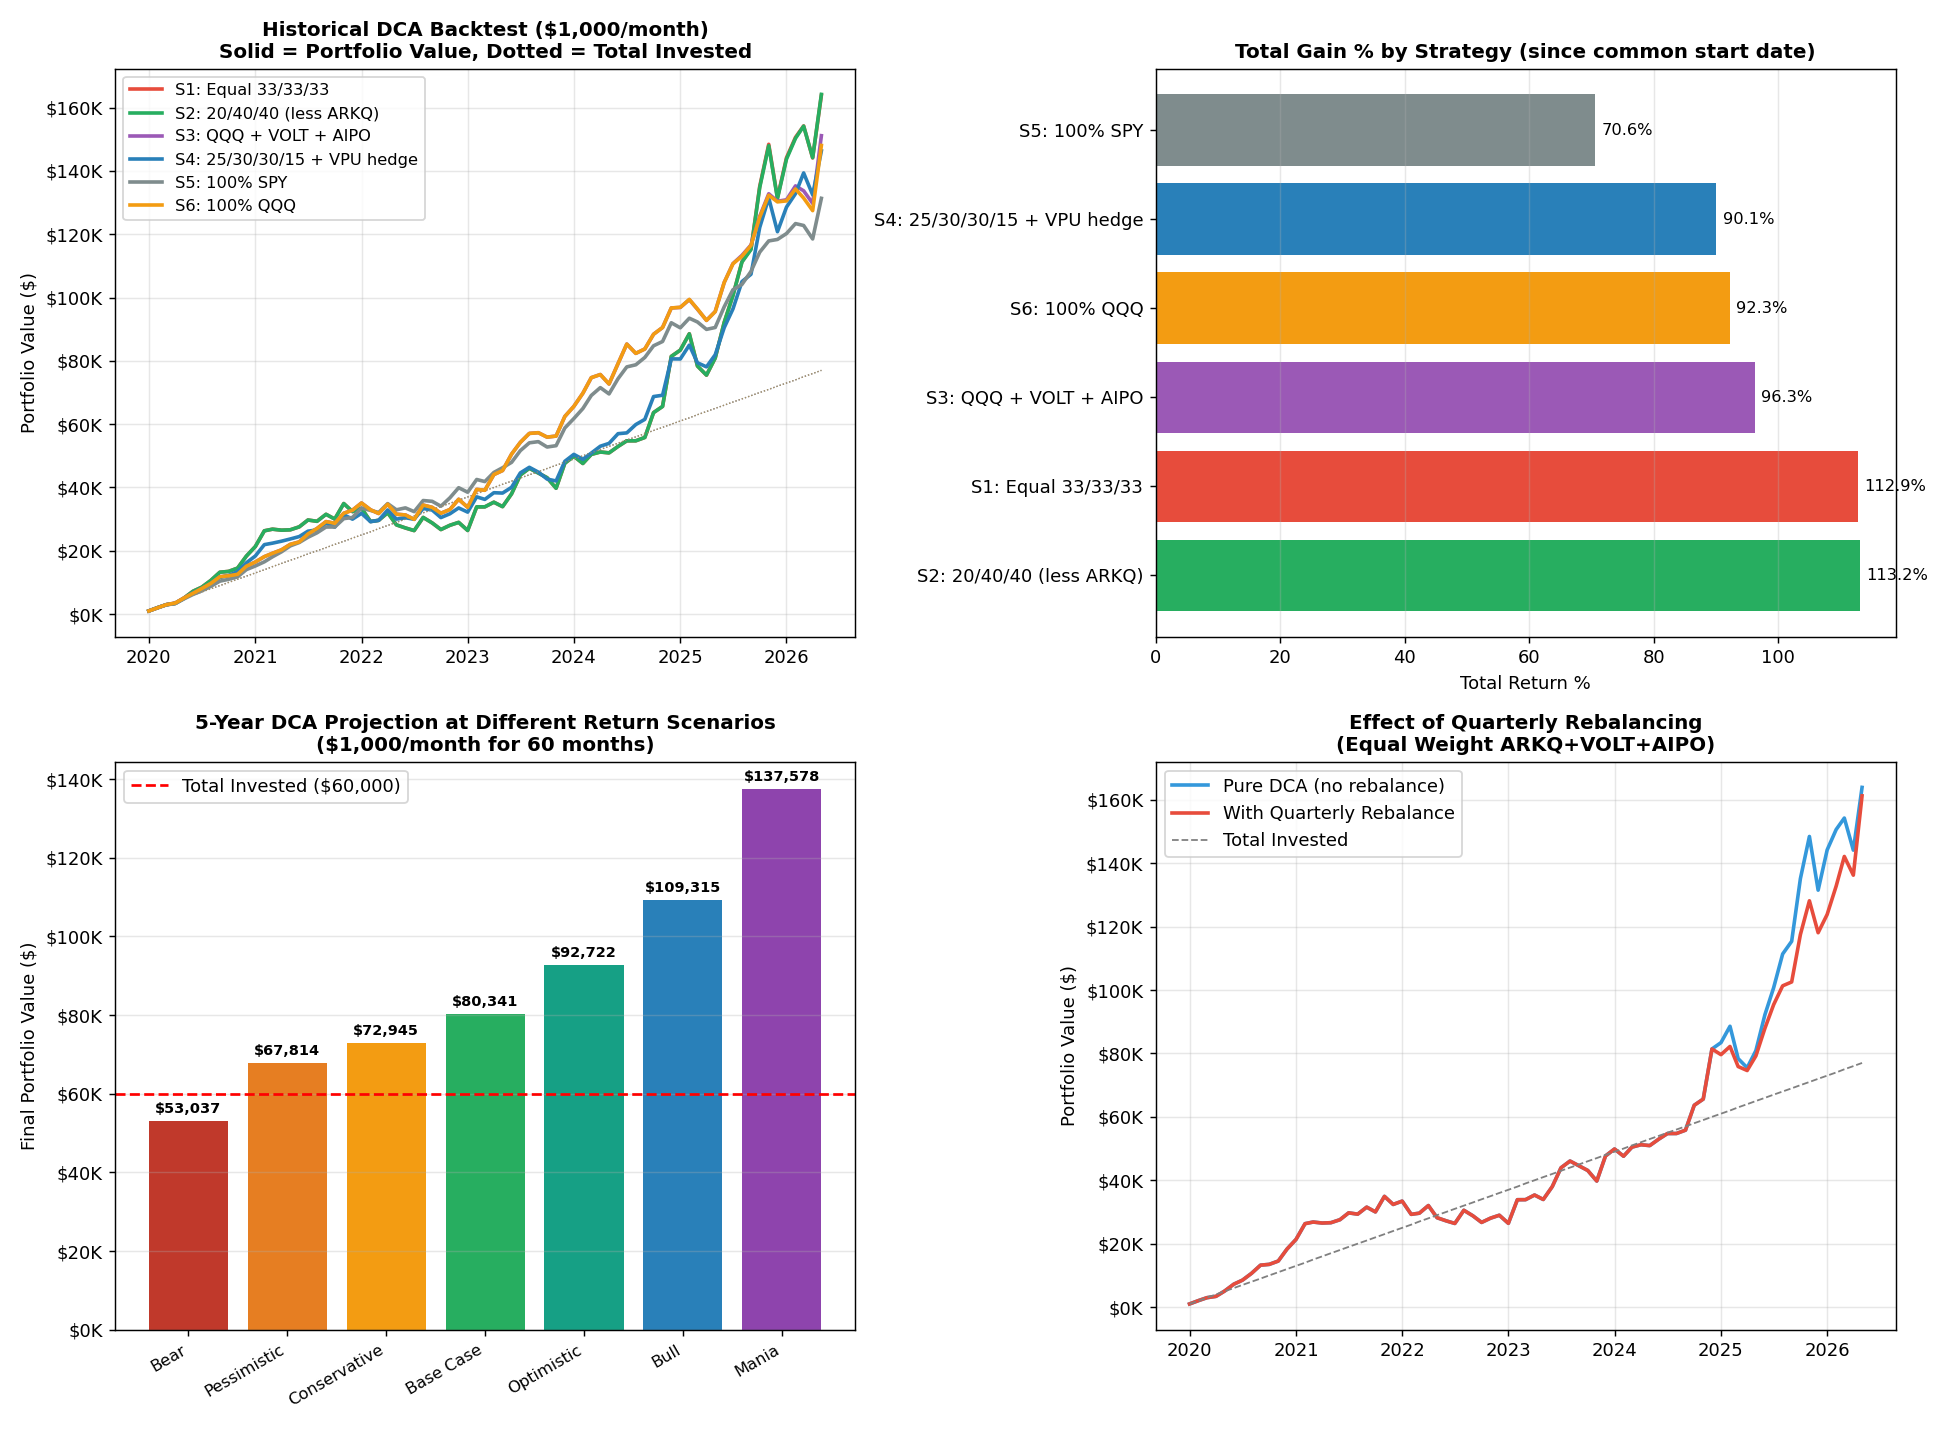

Write Python code to recreate this figure.
"""
DCA Strategy Analysis: ARKQ + VOLT + AIPO
Compares multiple strategies for maximum compound returns over 5 years.
"""
import yfinance as yf
import pandas as pd
import numpy as np
import matplotlib.pyplot as plt
import matplotlib.dates as mdates
from datetime import datetime

plt.rcParams['font.sans-serif'] = ['DejaVu Sans']
plt.rcParams['axes.unicode_minus'] = False

# ============================================================
# 1. DOWNLOAD DATA
# ============================================================
tickers = ["ARKQ", "VOLT", "AIPO", "SPY", "QQQ", "VPU"]
print("Downloading historical data...")
data = yf.download(tickers, start="2020-01-01", auto_adjust=True, progress=False)["Close"]
print(f"Data range: {data.index[0].date()} to {data.index[-1].date()}\n")

# ============================================================
# 2. HISTORICAL BACKTEST OF DCA STRATEGIES
# ============================================================
def simulate_dca(prices, monthly_amount, allocation, rebalance=False):
    """Simulate monthly DCA. allocation dict: ticker -> target weight"""
    monthly = prices.resample('MS').first().dropna(how='all')
    monthly = monthly[[t for t in allocation if t in monthly.columns]]

    shares = {t: 0.0 for t in allocation}
    total_invested = 0.0
    history = []

    for date, row in monthly.iterrows():
        # Skip if any allocated ticker has no price yet
        valid_tickers = [t for t in allocation if t in row.index and not pd.isna(row[t])]
        if not valid_tickers:
            continue

        # Compute current portfolio value
        current_value = sum(shares[t] * row[t] for t in valid_tickers if not pd.isna(row[t]))

        if rebalance and total_invested > 0:
            # Rebalance: redistribute current portfolio + new contribution to target weights
            total_pool = current_value + monthly_amount
            for t in valid_tickers:
                target_dollars = total_pool * allocation[t] / sum(allocation[v] for v in valid_tickers)
                shares[t] = target_dollars / row[t]
        else:
            # Pure DCA: just buy with new money at target weights
            valid_weight = sum(allocation[v] for v in valid_tickers)
            for t in valid_tickers:
                weight = allocation[t] / valid_weight if valid_weight > 0 else 0
                shares[t] += (monthly_amount * weight) / row[t]

        total_invested += monthly_amount
        new_value = sum(shares[t] * row[t] for t in valid_tickers if not pd.isna(row[t]))
        history.append({
            'date': date,
            'invested': total_invested,
            'value': new_value,
            'gain': new_value - total_invested,
            'gain_pct': (new_value - total_invested) / total_invested * 100,
        })

    return pd.DataFrame(history).set_index('date')

# Strategies to compare (monthly $1000 starting from earliest data)
strategies = {
    "S1_Equal_DCA":      {"ARKQ": 1/3, "VOLT": 1/3, "AIPO": 1/3},
    "S2_RiskWeighted":   {"ARKQ": 0.20, "VOLT": 0.40, "AIPO": 0.40},  # less ARKQ
    "S3_Replace_ARKQ":   {"QQQ": 1/3,  "VOLT": 1/3, "AIPO": 1/3},
    "S4_Hedged":         {"ARKQ": 0.25, "VOLT": 0.30, "AIPO": 0.30, "VPU": 0.15},  # 15% utilities hedge
    "S5_PureSPY":        {"SPY": 1.0},
    "S6_PureQQQ":        {"QQQ": 1.0},
}

results = {}
for name, alloc in strategies.items():
    results[name] = simulate_dca(data, 1000, alloc, rebalance=False)

# Print final results
print("=" * 90)
print(f"BACKTEST RESULTS (Monthly $1000 DCA, no rebalancing)")
print("=" * 90)
print(f"{'Strategy':<25} {'Months':<8} {'Invested':<12} {'Final Value':<14} {'Gain%':<10} {'Annual %':<10}")
print("-" * 90)
for name, df in results.items():
    if df.empty:
        continue
    last = df.iloc[-1]
    months = len(df)
    years = months / 12
    annual = ((last['value'] / last['invested']) ** (1/years) - 1) * 100 if years > 0 else 0
    print(f"{name:<25} {months:<8} ${last['invested']:<11,.0f} ${last['value']:<13,.0f} {last['gain_pct']:<10.1f} {annual:<10.1f}")

# ============================================================
# 3. WITH QUARTERLY REBALANCING
# ============================================================
print("\n" + "=" * 90)
print("WITH QUARTERLY REBALANCING (Buy-Low / Sell-High)")
print("=" * 90)
results_rebal = {}
for name, alloc in strategies.items():
    if name in ["S5_PureSPY", "S6_PureQQQ"]:
        continue
    results_rebal[name + "_Rebal"] = simulate_dca(data, 1000, alloc, rebalance=True)

print(f"{'Strategy':<28} {'Months':<8} {'Invested':<12} {'Final Value':<14} {'Gain%':<10} {'Annual %':<10}")
print("-" * 90)
for name, df in results_rebal.items():
    if df.empty:
        continue
    last = df.iloc[-1]
    months = len(df)
    years = months / 12
    annual = ((last['value'] / last['invested']) ** (1/years) - 1) * 100 if years > 0 else 0
    print(f"{name:<28} {months:<8} ${last['invested']:<11,.0f} ${last['value']:<13,.0f} {last['gain_pct']:<10.1f} {annual:<10.1f}")

# ============================================================
# 4. 5-YEAR FORWARD PROJECTION
# ============================================================
print("\n" + "=" * 90)
print("5-YEAR FORWARD PROJECTION (60 months)")
print("=" * 90)

def fv_dca(monthly_amount, annual_return, months=60):
    """Future value of monthly DCA at constant return rate"""
    r = (1 + annual_return) ** (1/12) - 1
    return monthly_amount * (((1 + r) ** months - 1) / r)

scenarios = {
    "Bear (-5% annual)":     -0.05,
    "Pessimistic (5%)":       0.05,
    "Conservative (8%)":      0.08,
    "Base Case (12%)":        0.12,
    "Optimistic (18%)":       0.18,
    "Bull (25%)":             0.25,
    "Mania (35%)":            0.35,
}

print(f"\n{'Scenario':<25} {'Final Value':<15} {'Profit':<15} {'Multiple':<10}")
print("-" * 90)
print("Monthly contribution: $1,000  |  Total invested over 60 months: $60,000")
print("-" * 90)
for name, ret in scenarios.items():
    fv = fv_dca(1000, ret)
    profit = fv - 60000
    multiple = fv / 60000
    print(f"{name:<25} ${fv:<14,.0f} ${profit:<14,.0f} {multiple:<10.2f}x")

# ============================================================
# 5. COMPOUND ADVANTAGE OF DRIP / NO DRIP
# ============================================================
print("\n" + "=" * 90)
print("KEY INSIGHT: VOLATILITY DRAG (why low-vol portfolios compound better)")
print("=" * 90)
print("""
Two portfolios both have +10% average annual return but different volatility:
""")
print(f"{'Portfolio':<30} {'Avg Return':<12} {'Vol':<8} {'Realized CAGR':<15}")
print("-" * 70)
print(f"{'High volatility (e.g. ARKQ)':<30} {'+10%':<12} {'30%':<8} {'10% - 4.5% = 5.5%':<15}")
print(f"{'Medium vol (e.g. AIPO)':<30} {'+10%':<12} {'25%':<8} {'10% - 3.1% = 6.9%':<15}")
print(f"{'Low vol (e.g. UTES/VPU)':<30} {'+10%':<12} {'15%':<8} {'10% - 1.1% = 8.9%':<15}")
print("\nRule: Realized CAGR = Mean Return - 0.5 * Variance")
print("Lower volatility = higher actual compound return for the same mean return!\n")

# ============================================================
# 6. CHARTS
# ============================================================
fig, axes = plt.subplots(2, 2, figsize=(15, 11))

# Chart 1: All historical strategies
ax = axes[0, 0]
colors = {'S1_Equal_DCA': '#E74C3C', 'S2_RiskWeighted': '#27AE60',
          'S3_Replace_ARKQ': '#9B59B6', 'S4_Hedged': '#2980B9',
          'S5_PureSPY': '#7F8C8D', 'S6_PureQQQ': '#F39C12'}
labels = {'S1_Equal_DCA': 'S1: Equal 33/33/33',
          'S2_RiskWeighted': 'S2: 20/40/40 (less ARKQ)',
          'S3_Replace_ARKQ': 'S3: QQQ + VOLT + AIPO',
          'S4_Hedged': 'S4: 25/30/30/15 + VPU hedge',
          'S5_PureSPY': 'S5: 100% SPY',
          'S6_PureQQQ': 'S6: 100% QQQ'}
for name, df in results.items():
    if df.empty:
        continue
    ax.plot(df.index, df['value'], label=labels[name], color=colors[name], linewidth=2)
    ax.plot(df.index, df['invested'], color=colors[name], linewidth=0.7, linestyle=':', alpha=0.4)
ax.set_title("Historical DCA Backtest ($1,000/month)\nSolid = Portfolio Value, Dotted = Total Invested",
             fontsize=11, fontweight='bold')
ax.set_ylabel("Portfolio Value ($)")
ax.legend(loc='upper left', fontsize=9)
ax.grid(alpha=0.3)
ax.yaxis.set_major_formatter(plt.FuncFormatter(lambda x, _: f'${x/1000:.0f}K'))

# Chart 2: Final return % comparison
ax = axes[0, 1]
sorted_results = sorted(results.items(), key=lambda x: x[1]['gain_pct'].iloc[-1] if not x[1].empty else 0, reverse=True)
names = [labels[n] for n, _ in sorted_results]
gains = [df['gain_pct'].iloc[-1] for _, df in sorted_results]
bars = ax.barh(names, gains, color=[colors[n] for n, _ in sorted_results])
ax.set_title("Total Gain % by Strategy (since common start date)",
             fontsize=11, fontweight='bold')
ax.set_xlabel("Total Return %")
for bar, gain in zip(bars, gains):
    ax.text(bar.get_width() + 1, bar.get_y() + bar.get_height()/2,
            f'{gain:.1f}%', va='center', fontsize=9)
ax.grid(alpha=0.3, axis='x')

# Chart 3: 5-Year projection at different scenarios
ax = axes[1, 0]
scenarios_to_plot = list(scenarios.items())
labels_plot = [f"{name}\n${fv_dca(1000, r):,.0f}" for name, r in scenarios_to_plot]
values = [fv_dca(1000, r) for _, r in scenarios_to_plot]
colors_proj = ['#C0392B', '#E67E22', '#F39C12', '#27AE60', '#16A085', '#2980B9', '#8E44AD']
bars = ax.bar(range(len(values)), values, color=colors_proj)
ax.axhline(60000, color='red', linestyle='--', label='Total Invested ($60,000)')
ax.set_title("5-Year DCA Projection at Different Return Scenarios\n($1,000/month for 60 months)",
             fontsize=11, fontweight='bold')
ax.set_ylabel("Final Portfolio Value ($)")
ax.set_xticks(range(len(values)))
ax.set_xticklabels([s.split(' (')[0] for s, _ in scenarios_to_plot], rotation=30, ha='right', fontsize=9)
for i, v in enumerate(values):
    ax.text(i, v + 2000, f'${v:,.0f}', ha='center', fontsize=8, fontweight='bold')
ax.legend()
ax.grid(alpha=0.3, axis='y')
ax.yaxis.set_major_formatter(plt.FuncFormatter(lambda x, _: f'${x/1000:.0f}K'))

# Chart 4: Rebalanced vs Pure DCA
ax = axes[1, 1]
df_pure = results['S1_Equal_DCA']
df_rebal = results_rebal['S1_Equal_DCA_Rebal']
ax.plot(df_pure.index, df_pure['value'], label='Pure DCA (no rebalance)', color='#3498DB', linewidth=2)
ax.plot(df_rebal.index, df_rebal['value'], label='With Quarterly Rebalance', color='#E74C3C', linewidth=2)
ax.plot(df_pure.index, df_pure['invested'], label='Total Invested', color='gray', linewidth=1, linestyle='--')
ax.set_title("Effect of Quarterly Rebalancing\n(Equal Weight ARKQ+VOLT+AIPO)",
             fontsize=11, fontweight='bold')
ax.set_ylabel("Portfolio Value ($)")
ax.legend(loc='upper left')
ax.grid(alpha=0.3)
ax.yaxis.set_major_formatter(plt.FuncFormatter(lambda x, _: f'${x/1000:.0f}K'))

plt.tight_layout()
plt.savefig("/projects/sandbox/MING/dca_strategy_analysis.png", dpi=130)
plt.close()
print("Saved: dca_strategy_analysis.png\n")

# ============================================================
# 7. EXPORT TO EXCEL
# ============================================================
out_path = "/projects/sandbox/MING/DCA_5Year_Strategy.xlsx"
with pd.ExcelWriter(out_path, engine='openpyxl') as writer:
    # Strategy backtest results
    summary_rows = []
    for name, df in {**results, **results_rebal}.items():
        if df.empty:
            continue
        last = df.iloc[-1]
        months = len(df)
        years = months / 12
        annual = ((last['value'] / last['invested']) ** (1/years) - 1) * 100 if years > 0 else 0
        summary_rows.append({
            'Strategy': name,
            'Months Backtested': months,
            'Total Invested': last['invested'],
            'Final Value': last['value'],
            'Total Gain': last['gain'],
            'Gain %': last['gain_pct'],
            'Annualized %': annual,
        })
    pd.DataFrame(summary_rows).to_excel(writer, sheet_name='Strategy Comparison', index=False)

    # 5-year projection table
    proj_rows = []
    for monthly in [500, 1000, 1500, 2000, 3000, 5000]:
        for name, ret in scenarios.items():
            fv = fv_dca(monthly, ret)
            proj_rows.append({
                'Monthly Contribution': monthly,
                'Scenario': name,
                'Annual Return': f"{ret*100:.0f}%",
                'Total Invested (5y)': monthly * 60,
                'Projected Value': fv,
                'Profit': fv - monthly * 60,
                'Multiple': fv / (monthly * 60),
            })
    pd.DataFrame(proj_rows).to_excel(writer, sheet_name='5-Year Projection', index=False)

    # Daily history of S1 vs benchmarks
    perf = pd.DataFrame({
        'Equal DCA Value': results['S1_Equal_DCA']['value'],
        'Replace ARKQ Value': results['S3_Replace_ARKQ']['value'],
        'Hedged Value': results['S4_Hedged']['value'],
        'SPY Value': results['S5_PureSPY']['value'],
        'QQQ Value': results['S6_PureQQQ']['value'],
    })
    perf.to_excel(writer, sheet_name='DCA History')

print(f"Saved: {out_path}")
print("\nDone!")
